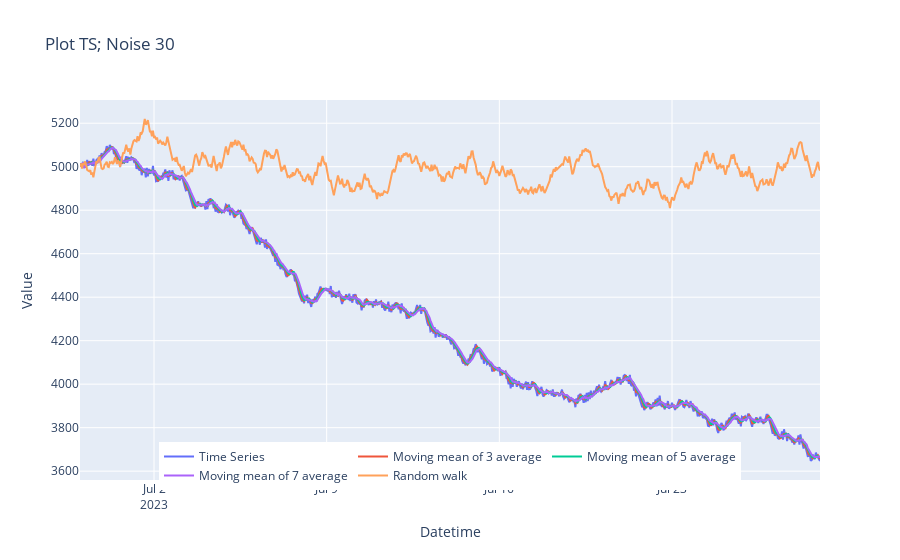

Notebook code for this chart:
### Code cell
fig = go.Figure()
fig.add_trace(go.Scatter(x=datelist.index, y=list_ts[14].values, name='Time Series'))
fig.add_trace(go.Scatter(x=datelist.index, y=list_SMA3[14].values, name='Moving mean of 3 average'))
fig.add_trace(go.Scatter(x=datelist.index, y=list_SMA5[14].values, name='Moving mean of 5 average'))
fig.add_trace(go.Scatter(x=datelist.index, y=list_SMA7[14].values, name='Moving mean of 7 average'))
fig.add_trace(go.Scatter(x=datelist.index, y=list_rd_walk[14].values, name='Random walk'))
fig.update_layout(legend_orientation='h', legend=dict(x=.5,y=0.1, xanchor="center"), title="Plot TS; Noise 30", xaxis_title="Datetime", yaxis_title="Value")

### Figure 1 — Plotly figure (JSON) as saved in the notebook; plotly's stock layout.template omitted (floating-point values rounded to 4 significant figures; data arrays with more than 128 entries replaced by an {"elided": "..."} marker saying what was removed)
{"data": [{"name": "Time Series", "type": "scatter", "x": {"elided": "721 str values"}, "y": {"elided": "721 float values"}}, {"name": "Moving mean of 3 average", "type": "scatter", "x": {"elided": "721 str values"}, "y": {"elided": "721 float values"}}, {"name": "Moving mean of 5 average", "type": "scatter", "x": {"elided": "721 str values"}, "y": {"elided": "721 float values"}}, {"name": "Moving mean of 7 average", "type": "scatter", "x": {"elided": "721 str values"}, "y": {"elided": "721 float values"}}, {"name": "Random walk", "type": "scatter", "x": {"elided": "721 str values"}, "y": {"elided": "721 float values"}}], "layout": {"legend": {"orientation": "h", "x": 0.5, "xanchor": "center", "y": 0.1}, "title": {"text": "Plot TS; Noise 30"}, "xaxis": {"title": {"text": "Datetime"}}, "yaxis": {"title": {"text": "Value"}}}}
